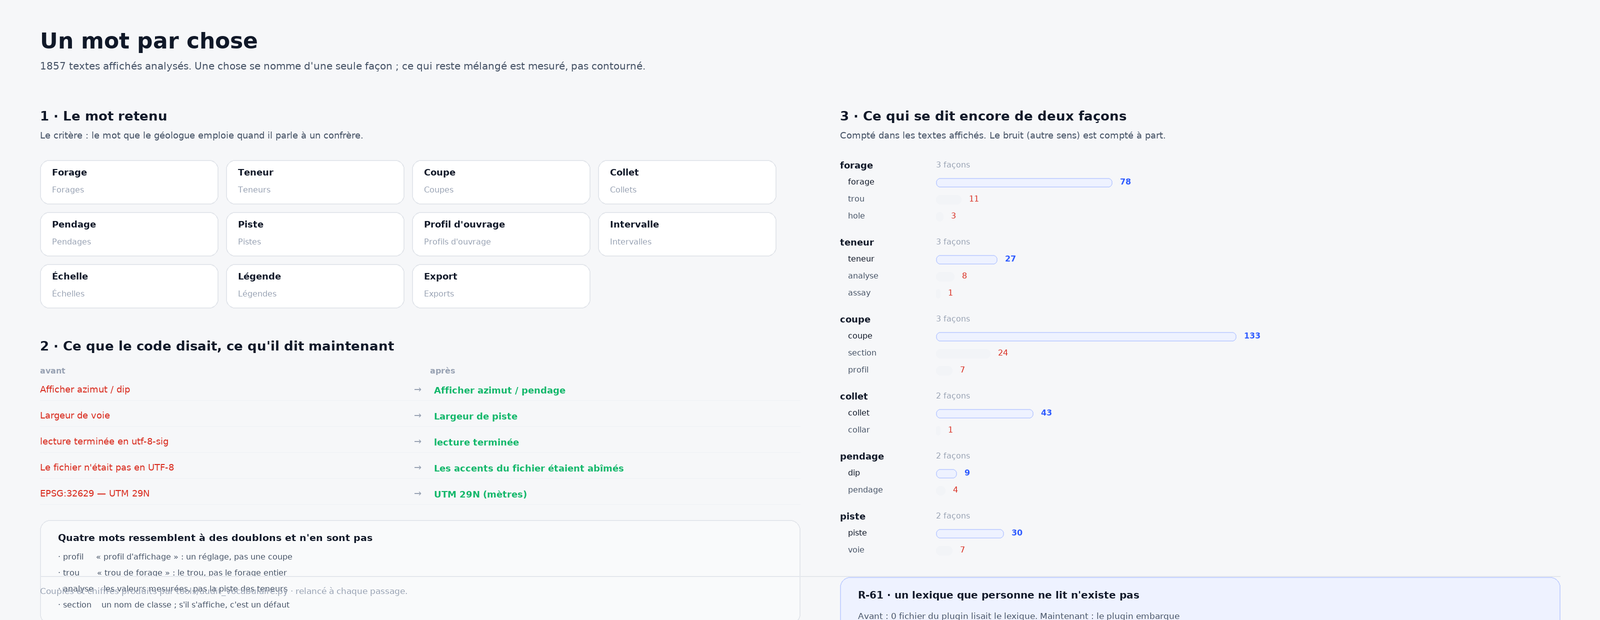

The Python source for this figure:
"""Planche 31 — un mot par chose.

    python3 maquettes/31_vocabulaire.py

Les couples viennent de `specs/data/vocabulaire.json`, produit par
`tools/audit_vocabulaire.py` sur les **textes réellement affichés**.
"""
from __future__ import annotations

import json
import os
import sys

from PIL import Image, ImageDraw, ImageFont

OUT = os.path.dirname(os.path.abspath(__file__))
RACINE = os.path.dirname(OUT)
sys.path.insert(0, RACINE)
DONNEES = os.path.join(RACINE, "specs", "data")
THEME = json.load(open(os.path.join(DONNEES, "theme.json"), encoding="utf-8"))
AUDIT = json.load(open(os.path.join(DONNEES, "vocabulaire.json"),
                       encoding="utf-8"))
from drillmaster_v3.core.vocabulaire import MOTS, VARIANTES, remplace  # noqa

T = THEME["clair"]
S = 2
W, H = 1600, 620
POL = {False: "/usr/share/fonts/truetype/dejavu/DejaVuSans.ttf",
       True: "/usr/share/fonts/truetype/dejavu/DejaVuSans-Bold.ttf"}


def f(t, g=False):
    return ImageFont.truetype(POL[g], int(t * S))


img = Image.new("RGB", (W * S, H * S), T["bg"])
d = ImageDraw.Draw(img)


def txt(x, y, t, sz=10, col=None, g=False, a=None):
    d.text((x * S, y * S), t, font=f(sz, g), fill=col or T["ink"], anchor=a)


def rect(x, y, w, h, fill=None, stroke=None, r=8, ep=1):
    d.rounded_rectangle([x * S, y * S, (x + w) * S, (y + h) * S],
                        radius=int(r * S), fill=fill, outline=stroke,
                        width=max(1, int(ep * S)))


def ligne(x1, y1, x2, y2, col=None, ep=1):
    d.line([x1 * S, y1 * S, x2 * S, y2 * S], fill=col or T["border"],
           width=int(ep * S))


txt(40, 28, "Un mot par chose", 22, T["ink"], True)
txt(40, 60, f"{AUDIT['textes_affiches']} textes affichés analysés. Une chose "
    "se nomme d'une seule façon ; ce qui reste mélangé est mesuré, "
    "pas contourné.", 10.2, T["ink_2"])

# ══ 1 · les mots retenus
y = 108
txt(40, y, "1 · Le mot retenu", 13, T["ink"], True)
txt(40, y + 22, "Le critère : le mot que le géologue emploie quand il parle "
    "à un confrère.", 9.4, T["ink_2"])
y += 52
x = 40
for k, (cle, formes) in enumerate(MOTS.items()):
    if k % 4 == 0 and k:
        y += 52
        x = 40
    rect(x, y, 178, 44, T["surface"], T["border"], 9)
    txt(x + 12, y + 7, formes["label"], 9.4, T["ink"], True)
    txt(x + 12, y + 25, formes["pluriel"], 8.2, T["ink_3"])
    x += 186

# ══ 2 · les variantes corrigées, avec avant / après
y += 74
txt(40, y, "2 · Ce que le code disait, ce qu'il dit maintenant", 13,
    T["ink"], True)
y += 28
exemples = [("Afficher azimut / dip", "Afficher azimut / pendage"),
            ("Largeur de voie", "Largeur de piste"),
            ("lecture terminée en utf-8-sig", "lecture terminée"),
            ("Le fichier n'était pas en UTF-8",
             "Les accents du fichier étaient abîmés"),
            ("EPSG:32629 — UTM 29N", "UTM 29N (mètres)")]
txt(40, y, "avant", 8.4, T["ink_3"], True)
txt(430, y, "après", 8.4, T["ink_3"], True)
y += 18
for avant, apres in exemples:
    txt(40, y, avant, 9, T["block"])
    txt(414, y, "→", 9, T["ink_3"])
    txt(434, y + 1, apres, 9, T["ok"], True)
    ligne(40, y + 16, 800, y + 16, T["surface_3"])
    y += 26

# mots qui gardent leur sens : la nuance qui évite une bêtise
y += 6
rect(40, y, 760, 104, T["surface_2"], T["border"], 10)
txt(58, y + 12, "Quatre mots ressemblent à des doublons et n'en sont pas",
    9.6, T["ink"], True)
for k, (mot_, raison) in enumerate([
        ("profil", "« profil d'affichage » : un réglage, pas une coupe"),
        ("trou", "« trou de forage » : le trou, pas le forage entier"),
        ("analyse", "les valeurs mesurées, pas la piste des teneurs"),
        ("section", "un nom de classe ; s'il s'affiche, c'est un défaut")]):
    txt(58, y + 32 + k * 16, f"· {mot_:10} {raison}", 8.4, T["ink_2"])

# ══ 3 · les couples restants
D = 840
y = 108
txt(D, y, "3 · Ce qui se dit encore de deux façons", 13, T["ink"], True)
txt(D, y + 22, "Compté dans les textes affichés. Le bruit (autre sens) est "
    "compté à part.", 9.2, T["ink_2"])
y += 52
calculs = AUDIT["couples"]
maxi = max(max(formes.values()) for formes in calculs.values())
for chef, formes in list(calculs.items())[:6]:
    txt(D, y, chef, 9.4, T["ink"], True)
    txt(D + 96, y, f"{len(formes)} façons", 8.2, T["ink_3"])
    yy = y + 16
    for rang, (mot_, n) in enumerate(sorted(formes.items(),
                                            key=lambda kv: -kv[1])):
        col = T["accent"] if rang == 0 else T["block"]
        txt(D + 8, yy + 1, mot_, 8.4, T["ink"] if rang == 0 else T["ink_2"])
        rect(D + 96, yy + 2, max(4, n / maxi * 300), 9,
             T["accent_soft"] if rang == 0 else T["surface_3"],
             T["accent_line"] if rang == 0 else None, 4)
        txt(D + 96 + max(4, n / maxi * 300) + 8, yy + 1, str(n), 8,
            col, rang == 0)
        yy += 17
    y = yy + 10

# ══ 4 · le lexique est lu
y += 6
rect(D, y, 720, 120, T["accent_soft"], T["accent_line"], 10)
txt(D + 18, y + 12, "R-61 · un lexique que personne ne lit n'existe pas",
    10.2, T["ink"], True)
txt(D + 18, y + 34, "Avant : 0 fichier du plugin lisait le lexique. "
    "Maintenant : le plugin embarque", 8.8, T["ink_2"])
txt(D + 18, y + 50, "une copie du lexique et un outil refuse la dérive "
    "(comme pour la palette).", 8.8, T["ink_2"])
txt(D + 18, y + 74, "R-60 · un mot par chose  ·  R-17 · aucun mot du code "
    "à l'écran", 8.8, T["ink"], True)
txt(D + 18, y + 94, "Le garde-fou compare des mots ENTIERS : trois lettres "
    "au milieu d'un mot", 8.2, T["ink_3"])
txt(D + 18, y + 106, "ne déclenchent plus un refus à tort.", 8.2, T["ink_3"])

# ── pied
ligne(40, H - 44, 1560, H - 44)
txt(40, H - 34, "Couples et chiffres produits par tools/audit_vocabulaire.py "
    "· relancé à chaque passage.", 8.6, T["ink_3"])

img.resize((W, H), Image.LANCZOS).save(os.path.join(OUT, "31_vocabulaire.png"))
print("écrit maquettes/31_vocabulaire.png")
